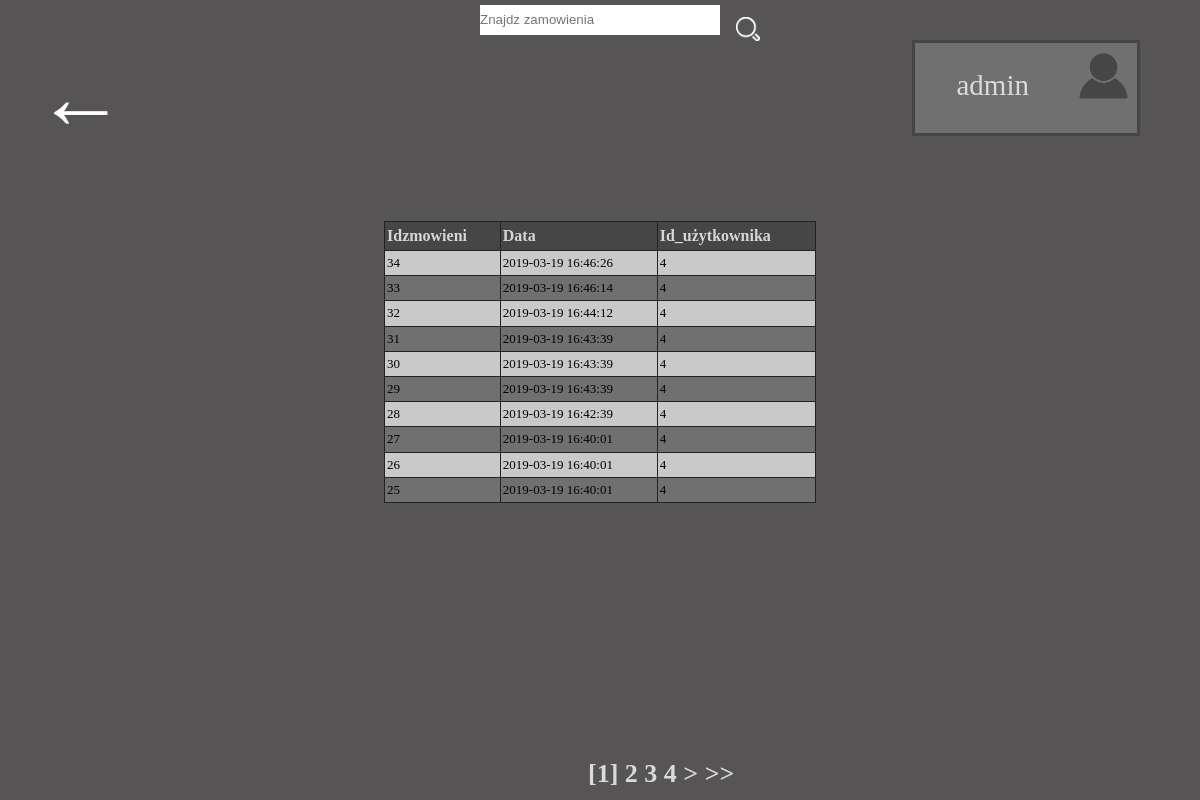
Page /apka/index.php?page=showdb&sortby=Id&way=D (signed in) on the committed database.
### tables this page shows
CREATE TABLE `idzamowienia` (
  `Id` int(11) NOT NULL,
  `data` timestamp NOT NULL DEFAULT CURRENT_TIMESTAMP ON UPDATE CURRENT_TIMESTAMP,
  `User_id` int(11) NOT NULL
);

### apka/page/showdb.php (the view, shortened to what this page needs)
<?php
$way = "ASC";
if(isset($_GET['way']) && $_GET['way']=="D" )
{
 $way ="DESC";
 $to="A";
} else if(isset($_GET['way']) && $_GET['way']=="A" )
{
   $way = "ASC";
   $to="D";
}
if(!isset($_GET['way']))
{
   $sort="A";
}else
{
   $sort=$_GET['way'];
}
if($_SESSION['status']==TRUE && $_SESSION['userid']==1)
{
echo '<form id="chngdata" action="index.php?page=showelements" method="POST">
<input id="zmien" type="text" name="Idzamowienia" placeholder="Znajdz zamowienia" >
 <button id="szukaj"  ><img src="page/search.png"></button>
 </form>';
}
echo '<table class="blueTable">
    <th><a href="index.php?page=showdb&sortby=Id&way='.$to.'">Idzmowieni</a></th>
    <th><a href="index.php?page=showdb&sortby=data&way='.$to.'">Data</a></th>
    ';
  $connection = mysqli_connect('localhost', 'root', '')
  or die('Brak połączenia z serwerem MySQL');
if(!isset($_GET['sortby']))
{
$sortby = 'id';
}else
{
$sortby = $_GET['sortby'];
}
if($_SESSION['status']==TRUE && $_SESSION['userid']==1)
{
   echo '<th><a href="index.php?page=showdb&sortby=User_id&way='.$to.'">Id_użytkownika</a></th>';
   echo '<div id="loglink">
       <a id="account" href="index.php?page=account"><img src="page/avatar1.png"></a>
       <span id="userlogin">'.$_SESSION['userlogin'].' </span>
        </div>
        <a id="back" href="index.php?page=home">&#8592;</a>';
   $sql = 'SELECT COUNT(*) FROM `idzamowienia` ';
   $result = mysqli_query($connection,$sql);
   $r = mysqli_fetch_row($result);
   $numrows = $r[0];
   $rowsperpage = 10;
   $totalpages = ceil($numrows / $rowsperpage);
   if (isset($_GET['currentpage']) && is_numeric($_GET['currentpage'])) {
      $currentpage = (int) $_GET['currentpage'];
   } else {
      $currentpage = 1;
   }
   $offset = ($currentpage - 1) * $rowsperpage;
   $sql = 'SELECT `Id`,`data`,`User_id` FROM `idzamowienia`
   ORDER BY '.$sortby.'  '.$way.'
   LIMIT '.$offset.', '.$rowsperpage.' ';
   $result = mysqli_query($connection,$sql);
   while ($list = mysqli_fetch_assoc($result)) {
      echo '<tr>
      <td> <a  class="rowhref" href="index.php?page=showelements&Id='.$list['Id'].'">'.$list['Id'].'<a/></td>
      <td> <a  class="rowhref" href="index.php?page=showelements&Id='.$list['Id'].'">'.$list['data'].'<a/></td>
      <td> <a  class="rowhref" href="index.php?page=showelements&Id='.$list['Id'].'">'.$list['User_id'].'<a/></td>
      </tr>';
   }
   $range = 3;
   echo "<div id='znaczki'>";
   for ($x = ($currentpage - $range); $x < (($currentpage + $range) + 1); $x++) {
      if (($x > 0) && ($x <= $totalpages)) {
         if ($x == $currentpage) {
            echo " [<b>$x</b>] ";
         } else {
            echo " <a href='index.php?page=showdb&currentpage=$x&way=".$sort."&sortby=".$sortby."'>$x</a> ";
         }
      }
   }
   if ($currentpage != $totalpages) {
      $nextpage = $currentpage + 1;
      echo " <a href='index.php?page=showdb&currentpage=$nextpage&way=".$sort."&sortby=".$sortby."'>></a> ";
      echo " <a href='index.php?page=showdb&currentpage=$totalpages&way=".$sort."&sortby=".$sortby."'>>></a> ";
   }
   echo "</div>";
}
?>
</table><br>
  </body>
</html>

### apka/page/zakupy.css (style rules this page uses)
* { margin: 0; padding: 0; line-height: 1.4em; }
button { border: 0; outline: 0; }
input { border: 0; }
body { background-color: #565454; }
#back { font-size: 90px; font-weight: bold; text-decoration: none; color: #FFFFFF; margin-left: 3%; }
#userlogin { color: #dbdada; display: block; margin-top: 10%; }
#account img { width: 100%; }
#znaczki { position: fixed; bottom: 1% !important; left: 49% !important; color: #dbdada; font-size: 26px; font-weight: bold; text-decoration: none; }
#znaczki a { color: #dbdada; font-size: 26px; text-decoration: none; }
#loglink { position: fixed; right: 5%; top: 5%; width: 19%; min-height: 12%; background-color: #707070; z-index: 3; text-align: center; font-size: 29px; border: 3px solid #464646; box-sizing: border-box; }
#loglink a { text-decoration: none; color: #dbdada; display: block; width: 30%; height: 64px; float: right; }
#zmien { width: 20%; height: 30px; margin-left: 40%; }
#szukaj { background-color: transparent; width: 2%; margin-left: 1%; position: relative; bottom: -17px; }
#szukaj img { width: 100%; }
table.blueTable { background-color: #707070; width: 36%; text-align: left; border-collapse: collapse; margin-left: 32%; margin-top: 5%; color: #c5c5c5; }
table.blueTable td, table.blueTable th { padding: 3px 2px; border: 1px solid #232222; }
table.blueTable th { background-color: #464646; color: #d6d6d6; }
table.blueTable tbody td { font-size: 13px; }
table.blueTable tbody tr td a.rowhref { display: block; width: 100%; height: 100%; color: #000000; text-decoration: none; }
table.blueTable tr:nth-child(even) { background: #c9c9c9; color: #232020; }
table.blueTable th a { text-decoration: none; color: inherit; }

### rows in the picture
idzamowienia: Id "34", data "2019-03-19 16:46:26", User "4"
idzamowienia: Id "33", data "2019-03-19 16:46:14", User "4"
idzamowienia: Id "32", data "2019-03-19 16:44:12", User "4"
idzamowienia: Id "31", data "2019-03-19 16:43:39", User "4"
idzamowienia: Id "30", data "2019-03-19 16:43:39", User "4"
idzamowienia: Id "29", data "2019-03-19 16:43:39", User "4"
idzamowienia: Id "28", data "2019-03-19 16:42:39", User "4"
idzamowienia: Id "27", data "2019-03-19 16:40:01", User "4"
idzamowienia: Id "26", data "2019-03-19 16:40:01", User "4"
idzamowienia: Id "25", data "2019-03-19 16:40:01", User "4"

### other values in the picture
$_SESSION['userlogin'] "admin"
